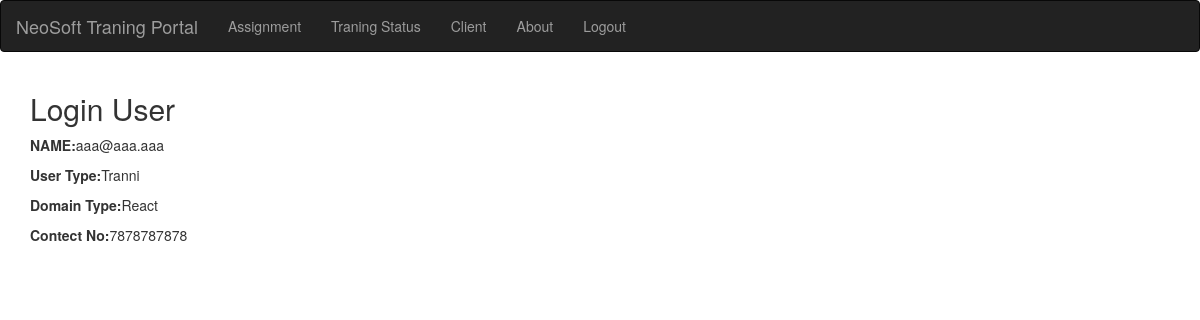
Screenshot of /tl/ (signed in) with the database file from the repository.
### core/models.py (models this page shows, shortened)
class User(AbstractUser):
    mobile_number = models.CharField(
        max_length=40, unique=True, blank=False, null=False, db_index=True
    )
    address = models.CharField(max_length=255, blank=True, null=True)
    field_type = models.CharField(choices=STATE_CHOICE, max_length=50)
    User_type = models.CharField(choices=STATE_CHOICE2, max_length=50)
    assigned_client = models.CharField(max_length=100)
    DOB = models.DateField(null=True,blank=True)
    gender = models.CharField(choices=STATE_CHOICE1, max_length=50)

### core/views.py (the view)
# urls.py: path('tl/',DeshbordView.as_view(),name='tl'),
class DeshbordView(View):
    def get(self,request,*args, **kwargs):
        user = User.objects.all()
        assignment= Assignment.objects.all()
        review = Review.objects.filter(id=request.user.id)
        user = User.objects.get(id=request.user.id)
        if user.User_type == 'TL':
            trainees= User.objects.filter(User_type='Tranni')
            return render(request, 'core/tl_home.html', {'user':user ,'assignment':assignment,'trainees':trainees})
        else:
            return render(request, 'core/tranie_home.html', {'user':user ,'assignment':assignment})

### core/templates/core/tranie_home.html
{% extends 'core/base.html' %}
{%load static %}
{% block content %}
<body>
    <nav class="navbar navbar-inverse">
        <div class="container-fluid">
          <div class="navbar-header">
            <a class="navbar-brand" href="#">NeoSoft Traning Portal</a>
          </div>
          <ul class="nav navbar-nav">
            <li><a href="{% url 'core:about' %}">Assignment</a></li>
            <li><a href="{% url 'core:about' %}">Traning Status</a></li>
            <li><a href="{% url 'core:about' %}">Client</a></li>
            <li><a href="{% url 'core:about' %}">About</a></li>
            <li><a href="{% url 'core:login'  %}">Logout</a></li>
          </ul>
        </div>
      </nav>
      <div class="container">
        <h2>Login User</h2>
        <p><b>NAME:</b>{{user.email}}</p>
        <p><b>User Type:</b>{{user.User_type}}</p>
        <p><b>Domain Type:</b>{{user.field_type}}</p>
        <p><b>Contect No:</b>{{user.mobile_number}}</p>
      </div>
</body>
{% endblock %}

### rows the page displays
User: email "aaa@aaa.aaa", User_type "Tranni", field_type "React", mobile_number "7878787878"
